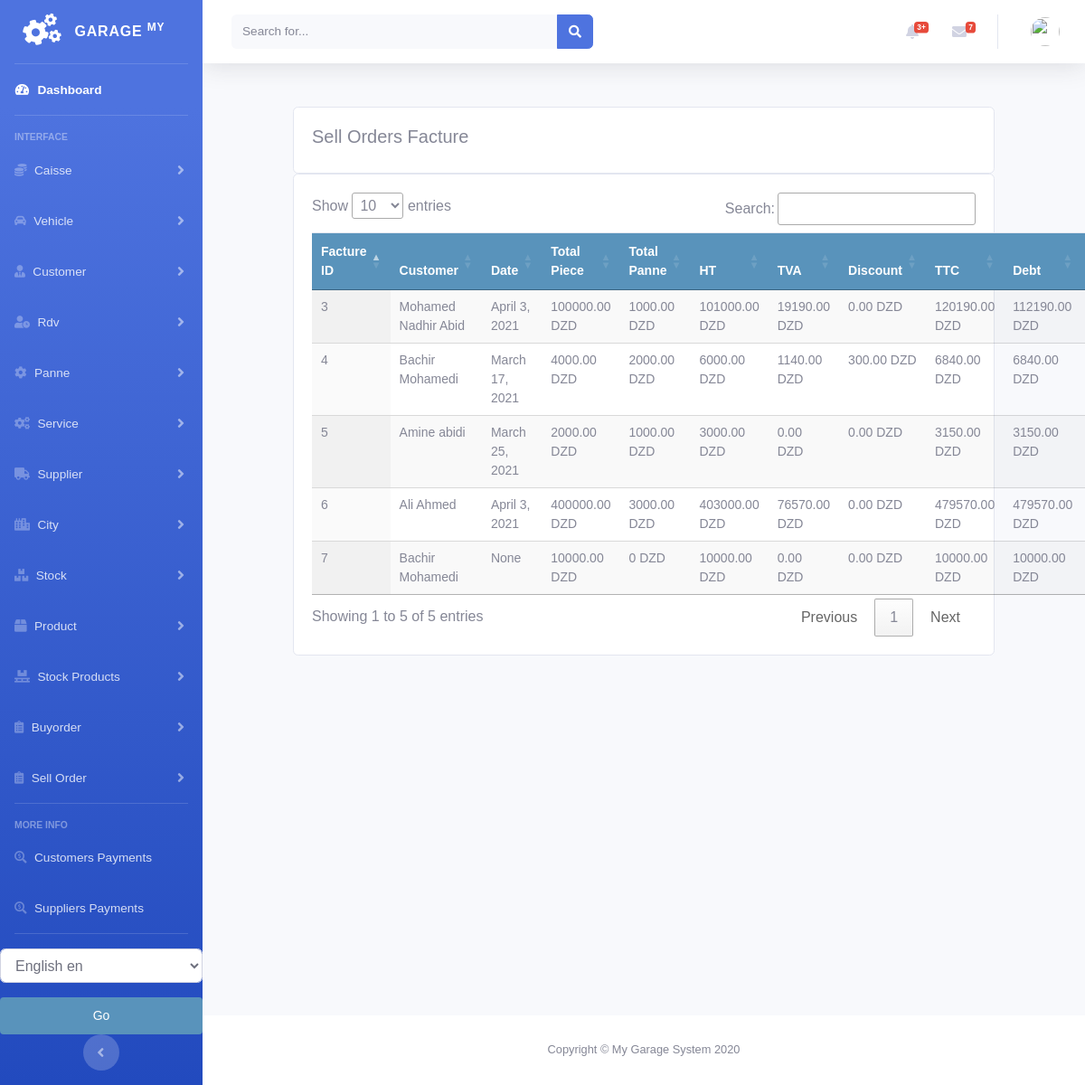
Before: /sellorder/factured_sellorder_list with the older database file.
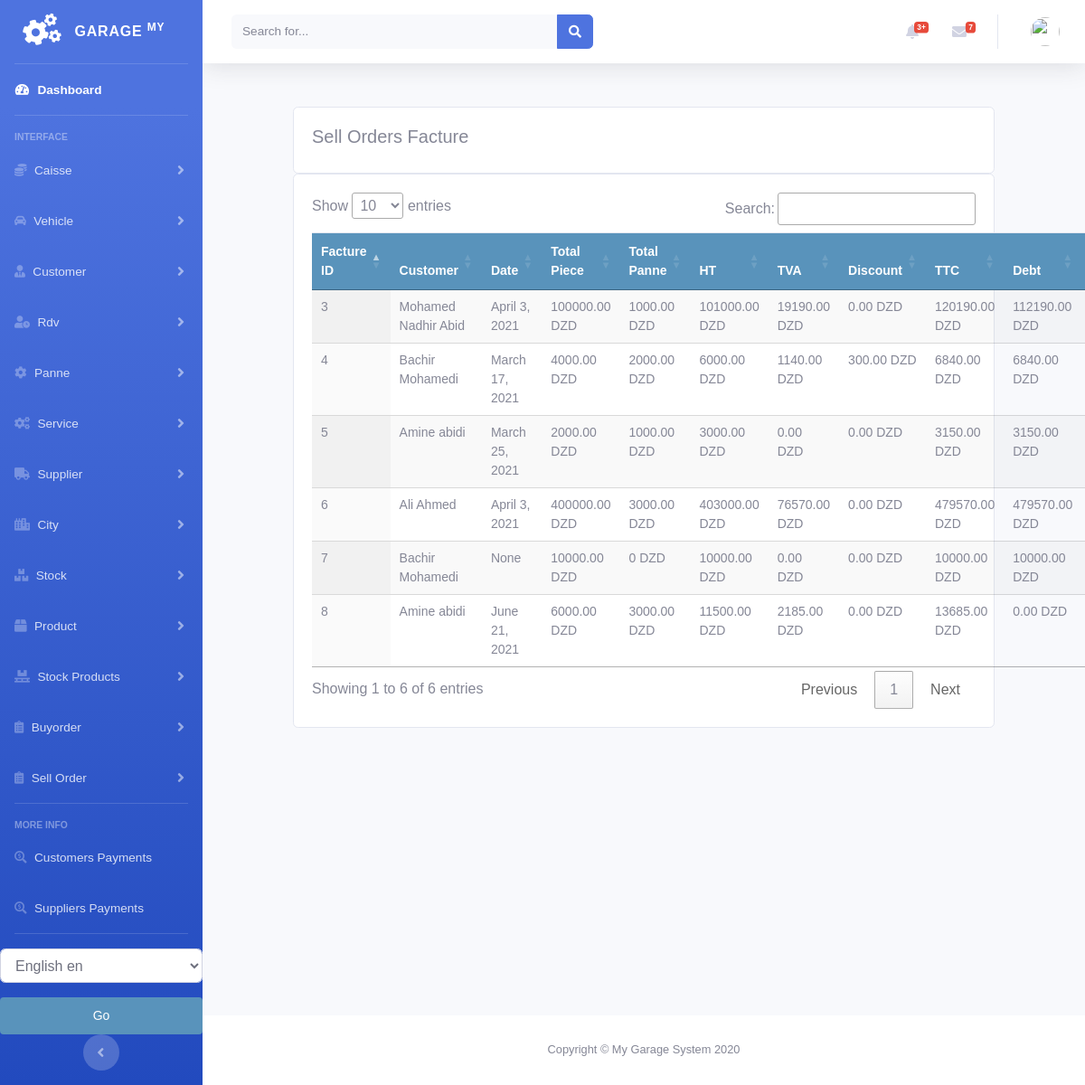
After: the same page with the newer database file.
### sellorder/models.py (models this page shows, shortened)
class SellOrderFacture(models.Model):
    order = models.ForeignKey(Order, on_delete=models.CASCADE)
    created = models.DateTimeField(auto_now_add=True)
    updated = models.DateTimeField(auto_now=True)

class Order(models.Model):
    customer = models.ForeignKey(Customer, on_delete=models.DO_NOTHING)
    vehicle = models.ForeignKey(Vehicle, on_delete=models.DO_NOTHING, null=True, blank=True)
    created = models.DateTimeField(auto_now_add=True)
    updated = models.DateTimeField(auto_now=True)
    debt = models.DecimalField(max_digits=10, decimal_places=2, null=True, blank=True, default=0)
    timbre = models.DecimalField(max_digits=10, decimal_places=2, null=True, blank=True, default=0)
    total_price = models.DecimalField(max_digits=10, decimal_places=2, null=True, blank=True, default=0)
    discount_amount = models.DecimalField(max_digits=10, decimal_places=2, null=True, blank=True, default=0)
    paid = models.BooleanField(default=False)
    order_tva = models.PositiveIntegerField(default=0)
    confirmed = models.BooleanField(default=False)
    factured = models.BooleanField(default=False)
    order_date = models.DateField(null=True, blank=True)
    class Meta:
        ordering = ('-created',)
    def get_total_cost(self):
        return sum(item.get_cost() for item in self.items.all())
    def get_total_panne(self):
        return sum(item.get_cost() for item in self.pannes.all())
    def get_total_item_panne(self):
        return sum(item.get_cost() for item in self.pannes.all()) + sum(item.get_cost() for item in self.items.all()) + \
               sum(item.get_cost() for item in self.services.all())
    def get_tva(self):
        return round(self.get_total_item_panne() * Decimal(self.order_tva / 100), 2)
    def get_ttc(self):
        return round(self.get_total_item_panne() + self.get_tva() - self.discount_amount + self.timbre, 2)

class OrderItem(models.Model):
    order = models.ForeignKey(Order,
                              related_name='items',
                              on_delete=models.CASCADE)
    stockproduct = models.ForeignKey(StockProduct,
                                     related_name='order_item',
                                     on_delete=models.DO_NOTHING, null=True, blank=True)
    price = models.DecimalField(max_digits=10, decimal_places=2)
    quantity = models.PositiveIntegerField(default=1)
    def get_cost(self):
        return self.price * self.quantity

class PanneItem(models.Model):
    order = models.ForeignKey(Order,
                              related_name='pannes',
                              on_delete=models.CASCADE)
    panne = models.ForeignKey(Panne, related_name='order_panne',
                              on_delete=models.DO_NOTHING, null=True, blank=True)
    price = models.DecimalField(max_digits=10, decimal_places=2)
    def get_cost(self):
        return self.price

class ServiceItem(models.Model):
    order = models.ForeignKey(Order,
                              related_name='services',
                              on_delete=models.CASCADE)
    service = models.ForeignKey(Service, related_name='order_service',
                                on_delete=models.DO_NOTHING, null=True, blank=True)
    price = models.DecimalField(max_digits=10, decimal_places=2)
    def get_cost(self):
        return self.price

### customer/models.py (models this page shows, shortened)
class Customer(models.Model):
    firstname = models.CharField(max_length=250, null=True)
    lastname = models.CharField(max_length=250, null=True)
    address = models.CharField(max_length=200, null=True)
    phone = models.CharField(max_length=200, null=True)
    date_created = models.DateTimeField(auto_now_add=True, null=True)
    date_updated = models.DateTimeField(auto_now=True)
    date_joined = models.DateField(null=True)
    enterprise = models.BooleanField(default=False)
    debt = models.DecimalField(max_digits=10, decimal_places=2, null=True, default=0)
    def __str__(self):
        return self.firstname + " " + self.lastname

### sellorder/views.py (the view)
# urls.py: path('factured_sellorder_list', views.factured_sellorder_list, name='factured_sellorder_list'),
def factured_sellorder_list(request):
    sellorders = SellOrderFacture.objects.all()
    context = {
        'sellorders': sellorders
    }
    return render(request, 'sellorder/list_sellorder_facture.html', context)

### sellorder/templates/sellorder/list_sellorder_facture.html (shortened to what this page needs)
{% extends 'home.html' %}
{% load static %}
{% load i18n %}
{% block content %}
<br>
<div class="row">
    <div class="col-md">
        <div class="card card-body">
            <h5>{% trans "Sell Orders Facture" %}</h5>
        </div>
        <div class="card card-body">
            <table id="table_id" class="table display text-center">
                <thead>
                <tr>
                    <th>{% trans "Facture ID" %}</th>
                    <th>{% trans "Customer" %}</th>
                    <th>{% trans "Date" %}</th>
                    <th>{% trans "Total Piece" %}</th>
                    <th>{% trans "Total Panne" %}</th>
                    <th>{% trans "HT" %}</th>
                    <th>{% trans "TVA" %}</th>
                    <th>{% trans "Discount" %}</th>
                    <th>{% trans "TTC" %}</th>
                    <th>{% trans "Debt" %}</th>
                    <th></th>
                </tr>
                </thead>
                <tbody>
                {% for order in sellorders %}
                <tr>
                    <td>{{order.id}}</td>
                    <td>{{order.order.customer}}</td>
                    <td>{{order.order.order_date}}</td>
                    <td>{{order.order.get_total_cost}} {% trans "DZD" %}</td>
                    <td>{{order.order.get_total_panne}} {% trans "DZD" %}</td>
                    <td>{{order.order.get_total_item_panne}} {% trans "DZD" %}</td>
                    <td>{{order.order.get_tva}} {% trans "DZD" %}</td>
                    <td>{{order.order.discount_amount}} {% trans "DZD" %}</td>
                    <td>{{order.order.get_ttc}} {% trans "DZD" %}</td>
                    <td>{{order.order.debt}} {% trans "DZD" %}</td>
                    <td>
                    </td>
                </tr>
                {% endfor %}
                </tbody>
            </table>
        </div>
    </div>
</div>
{% endblock %}
{% block jsscript %}
<link rel="stylesheet" href="https://ajax.googleapis.com/ajax/libs/jqueryui/1.12.1/themes/smoothness/jquery-ui.css">
<link rel="stylesheet" href="https://cdnjs.cloudflare.com/ajax/libs/chosen/1.8.7/chosen.min.css"/>
<link rel="stylesheet" type="text/css" href="https://cdn.datatables.net/1.10.22/css/jquery.dataTables.css">
{% endblock %}

### accounts/templates/home.html (shortened to what this page needs)
<!DOCTYPE html>
<html lang="en">
<head>
    {% load static %}
    <link rel="stylesheet" href="//code.jquery.com/ui/1.12.1/themes/base/jquery-ui.css">
    <link href="https://cdnjs.cloudflare.com/ajax/libs/font-awesome/5.13.0/css/all.min.css" rel="stylesheet">
    <link rel="stylesheet" href="https://stackpath.bootstrapcdn.com/bootstrap/4.3.1/css/bootstrap.min.css"
>
    <link rel="stylesheet" type="text/css" href="{% static 'vendor/fontawesome-free/css/all.min.css' %}">
    <link rel="stylesheet" type="text/css" href="{% static 'css/sb-admin-2.min.css' %}">
    <link rel="stylesheet" type="text/css" href="{% static 'css/main.css' %}">
</head>
<body id="page-top">
<div id="wrapper">
    {% include 'sidenavbar.html' %}
    <div id="content-wrapper" class="d-flex flex-column">
        {% include 'navbar.html' %}
        <div id="content">
            {% block content %}
            {% endblock %}
        </div>
      <footer class="sticky-footer bg-white">
        <div class="container my-auto">
          <div class="copyright text-center my-auto">
            <span>Copyright &copy; My Garage System 2020</span>
          </div>
        </div>
      </footer>
    </div>
</div>
{% block jsscript %}{% endblock %}
</body>
</html>

### accounts/templates/sidenavbar.html (shortened to what this page needs)
{% load  static %}
{% load i18n %}
<ul class="navbar-nav bg-gradient-primary sidebar sidebar-dark accordion" id="accordionSidebar">
    <a class="sidebar-brand d-flex align-items-center justify-content-center" href="/">
        <div class="sidebar-brand-icon rotate-n-15">
            <i class="fas fa-cogs"></i>
        </div>
        <div class="sidebar-brand-text mx-3">Garage <sup>My</sup></div>
    </a>
    <hr class="sidebar-divider my-0">
    <li class="nav-item active">
        <a class="nav-link" href="/">
            <i class="fas fa-fw fa-tachometer-alt"></i>
            <span>{% trans "Dashboard" %}</span></a>
    </li>
    <hr class="sidebar-divider">
    <div class="sidebar-heading">
        {% trans "Interface" %}
    </div>
    <li class="nav-item">
        <a class="nav-link collapsed" href="#" data-toggle="collapse" data-target="#collapseCaisse"
           aria-expanded="true" aria-controls="collapseCaisse">
            <i class="fas fa-coins"></i>
            <span>{% trans "Caisse" %}</span>
        </a>
    </li>
    <li class="nav-item">
        <a class="nav-link collapsed" href="#" data-toggle="collapse" data-target="#collapseType"
           aria-expanded="true" aria-controls="collapseType">
    <i class="fas fa-car-alt"></i>
            <span>{% trans "Vehicle" %}</span>
        </a>
    </li>
    <li class="nav-item">
        <a class="nav-link collapsed" href="#" data-toggle="collapse" data-target="#collapseCustomer"
           aria-expanded="true" aria-controls="collapseCustomer">
            <i class="fas fa-user-tie"></i>
            <span>{% trans "Customer" %}</span>
        </a>
    </li>
    <li class="nav-item">
        <a class="nav-link collapsed" href="#" data-toggle="collapse" data-target="#collapseRdv"
           aria-expanded="true" aria-controls="collapseRdv">
            <i class="fas fa-user-clock"></i>
            <span>{% trans "Rdv" %}</span>
        </a>
    </li>
    <li class="nav-item">
        <a class="nav-link collapsed" href="#" data-toggle="collapse" data-target="#collapsePanne"
           aria-expanded="true" aria-controls="collapsePanne">
            <i class="fas fa-cog"></i>
            <span>{% trans "Panne" %}</span>
        </a>
    </li>
    <li class="nav-item">
        <a class="nav-link collapsed" href="#" data-toggle="collapse" data-target="#collapseService"
           aria-expanded="true" aria-controls="collapseService">
            <i class="fas fa-cogs"></i>
            <span>{% trans "Service" %}</span>
        </a>
    </li>
    <li class="nav-item">
        <a class="nav-link collapsed" href="#" data-toggle="collapse" data-target="#collapsesupplier"
           aria-expanded="true" aria-controls="collapsesupplier">
            <i class="fas fa-truck"></i>
            <span>{% trans "Supplier" %}</span>
        </a>
    </li>
    <li class="nav-item">
        <a class="nav-link collapsed" href="#" data-toggle="collapse" data-target="#collapseCity"
           aria-expanded="true" aria-controls="collapseCity">
            <i class="fas fa-city"></i>
            <span>{% trans "City" %}</span>
        </a>
    </li>
    <li class="nav-item">
        <a class="nav-link collapsed" href="#" data-toggle="collapse" data-target="#collapsestock"
           aria-expanded="true" aria-controls="collapsestock">
            <i class="fas fa-boxes"></i>
            <span>{% trans "Stock" %}</span>
        </a>
    </li>
    <li class="nav-item">
        <a class="nav-link collapsed" href="#" data-toggle="collapse" data-target="#collapseproduct"
           aria-expanded="true" aria-controls="collapseproduct">
            <i class="fas fa-box"></i>
            <span>{% trans "Product" %}</span>
        </a>
    </li>
    <li class="nav-item">
        <a class="nav-link collapsed" href="#" data-toggle="collapse" data-target="#collapsestockproduct"
           aria-expanded="true" aria-controls="collapsestockproduct">
            <i class="fas fa-pallet"></i>
            <span>{% trans "Stock Products" %}</span>
        </a>
    </li>
    <li class="nav-item">
        <a class="nav-link collapsed" href="#" data-toggle="collapse" data-target="#collapsebuyorder"
           aria-expanded="true" aria-controls="collapsebuyorder">
            <i class="fas fa-clipboard-list"></i>
            <span>{% trans "Buyorder" %}</span>
        </a>
    </li>
    <li class="nav-item">
        <a class="nav-link collapsed" href="#" data-toggle="collapse" data-target="#collapsesellorder"
           aria-expanded="true" aria-controls="collapsesellorder">
            <i class="fas fa-clipboard-list"></i>
            <span>{% trans "Sell Order" %}</span>
        </a>
    </li>
    <hr class="sidebar-divider">
    <div class="sidebar-heading">
        {% trans "More Info" %}
    </div>
    <li class="nav-item">
        <a class="nav-link" href="{% url 'payments:customer_payment_list' %}">
            <i class="fas fa-search-dollar"></i>
            <span>{% trans "Customers Payments" %}</span></a>
    </li>
    <li class="nav-item">
        <a class="nav-link" href="{% url 'payments:supplier_payment_list' %}">
            <i class="fas fa-search-dollar"></i>
            <span>{% trans "Suppliers Payments" %}</span></a>
    </li>
    <hr class="sidebar-divider d-none d-md-block">
    {% get_current_language as LANGUAGE_CODE %}
          <form action="{% url 'set_language'%}" method="post">
              <select class="form-control" name="language" id="">
                  {% get_available_languages as LANGUAGES %}
                  {% get_language_info_list for LANGUAGES as languages %}
                  {% for language in languages %}
                    <option value="{{ language.code }}" {% if language.code == LANGUAGE_CODE %} selected {% endif %}>
                       <i class="fas fa-clipboard-list"></i>  {{ language.name_local}} {{ language.code }}
                    </option>
                  {% endfor %}
              </select>
              <input class="btn btn-warning btn-block mt-3" type="submit" value="Go">
          </form>
    <div class="text-center d-none d-md-inline">
        <button class="rounded-circle border-0" id="sidebarToggle"></button>
    </div>
</ul>

### accounts/templates/navbar.html (shortened to what this page needs)
{% load  static %}
{% load i18n %}
        <nav class="navbar navbar-expand navbar-light bg-white topbar mb-4 static-top shadow">
          <form class="d-none d-sm-inline-block form-inline mr-auto ml-md-3 my-2 my-md-0 mw-100 navbar-search">
            <div class="input-group">
              <input type="text" class="form-control bg-light border-0 small" placeholder="Search for..." aria-label="Search" aria-describedby="basic-addon2">
              <div class="input-group-append">
                <button class="btn btn-primary" type="button">
                  <i class="fas fa-search fa-sm"></i>
                </button>
              </div>
            </div>
          </form>
          <ul class="navbar-nav ml-auto">
            <li class="nav-item dropdown no-arrow mx-1">
              <a class="nav-link dropdown-toggle" href="#" id="alertsDropdown" role="button" data-toggle="dropdown" aria-haspopup="true" aria-expanded="false">
                <i class="fas fa-bell fa-fw"></i>
                <span class="badge badge-danger badge-counter">3+</span>
              </a>
            </li>
            <li class="nav-item dropdown no-arrow mx-1">
              <a class="nav-link dropdown-toggle" href="#" id="messagesDropdown" role="button" data-toggle="dropdown" aria-haspopup="true" aria-expanded="false">
                <i class="fas fa-envelope fa-fw"></i>
                <span class="badge badge-danger badge-counter">7</span>
              </a>
            </li>
            <li class="nav-item dropdown no-arrow">
              <a class="nav-link dropdown-toggle" href="#" id="userDropdown" role="button" data-toggle="dropdown" aria-haspopup="true" aria-expanded="false">
                <img class="img-profile rounded-circle" src="https://source.unsplash.com/QAB-WJcbgJk/60x60">
              </a>
            </li>
          </ul>
        </nav>

Changed rows visible on the page:
added SellOrderFacture: id "8", order.customer "Amine abidi", order.order_date "June 21, 2021", order.get_total_cost "6000.00", order.get_total_panne "3000.00", order.get_total_item_panne "11500.00", order.get_tva "2185.00", order.discount_amount "0.00", order.get_ttc "13685.00", order.debt "0.00"
Other visible differences:
text written by a page script: "Show entries Search: Showing 1 to 5 of 5 entries Previous 1 Next" → "Show entries Search: Showing 1 to 6 of 6 entries Previous 1 Next"
